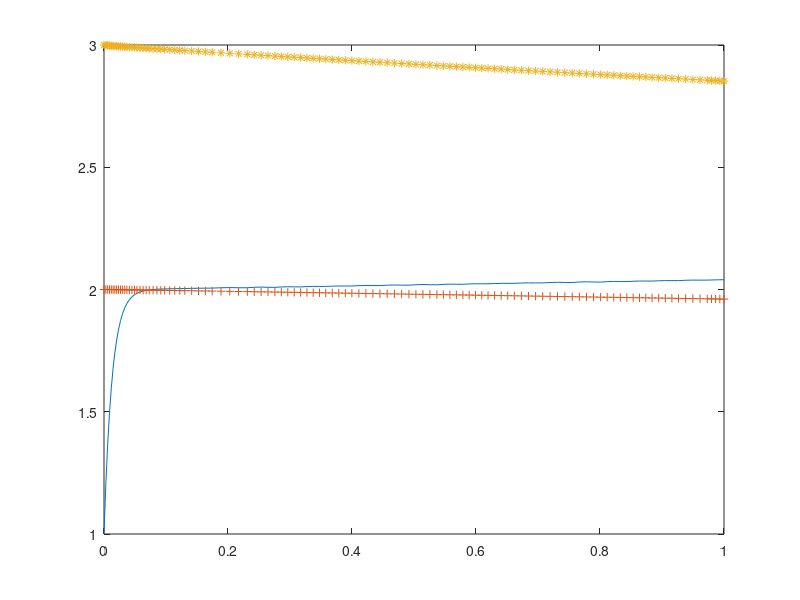

This figure's MATLAB source: (Note: this script raises an error after producing the figure.)
%% ODE solving
% Here is the system of ODEs we want to solve:
%
% y1' = y2-y1+t
%
% y2' = 2*sin(t)*y2
%
% y1(0) = y2(0) = 1;
%
% This can be converted to:
%
% Y = [y1; y2];
%
% Y' = [y(2)-y(1)+t; 2*sin(t)*y(2)];

%% Solve using ODE45
% Define the ODE function
f = @(t,x) [77.27*(x(2)+x(1)*(1-8.375*10^-6*x(1)-x(2))); 
    1/77.27*(x(3)-(1+x(1))*x(2)); 
    0.161*(x(1)-x(3))];
% Solve over the interval [0, 10]
[t45, x45] = ode45(f, [0 1], [1 2 3]);

% Plot y1 and y2
plot(t45, x45(:, 1), '-', t45, x45(:, 2), '+', t45, x45(:, 3), '*');

%% Solve using ODE15I
% Define the ODE function
%
% If Y' = [y(2)-y(1)+t; 2*sin(t)*y(2)]
%
% and Y' = [yp(1); yp(2)], then
%
% 0 = [yp(1)-y(2)-y(1)-t; yp(2)-2*sin(t)*y(2)]
f2 = @(t,x) [77.27*(x(2)+x(1)*(1-8.375*10^-6*x(1)-x(2))); 
    1/77.27*(x(3)-(1+x(1))*x(2))];
y0 = [1;2;3];
yp0 = [1;2;3];
% Solve over the interval [0 1]
[t15i, x15i] = ode15i(f2, [0 1], y0, yp0);

% Plot y1 and y2
plot(t15i, x15i(:, 1), 'r-o', t15i, x15i(:, 2), 'g-+', t15i, x15i(:, 3), 'g-+');
